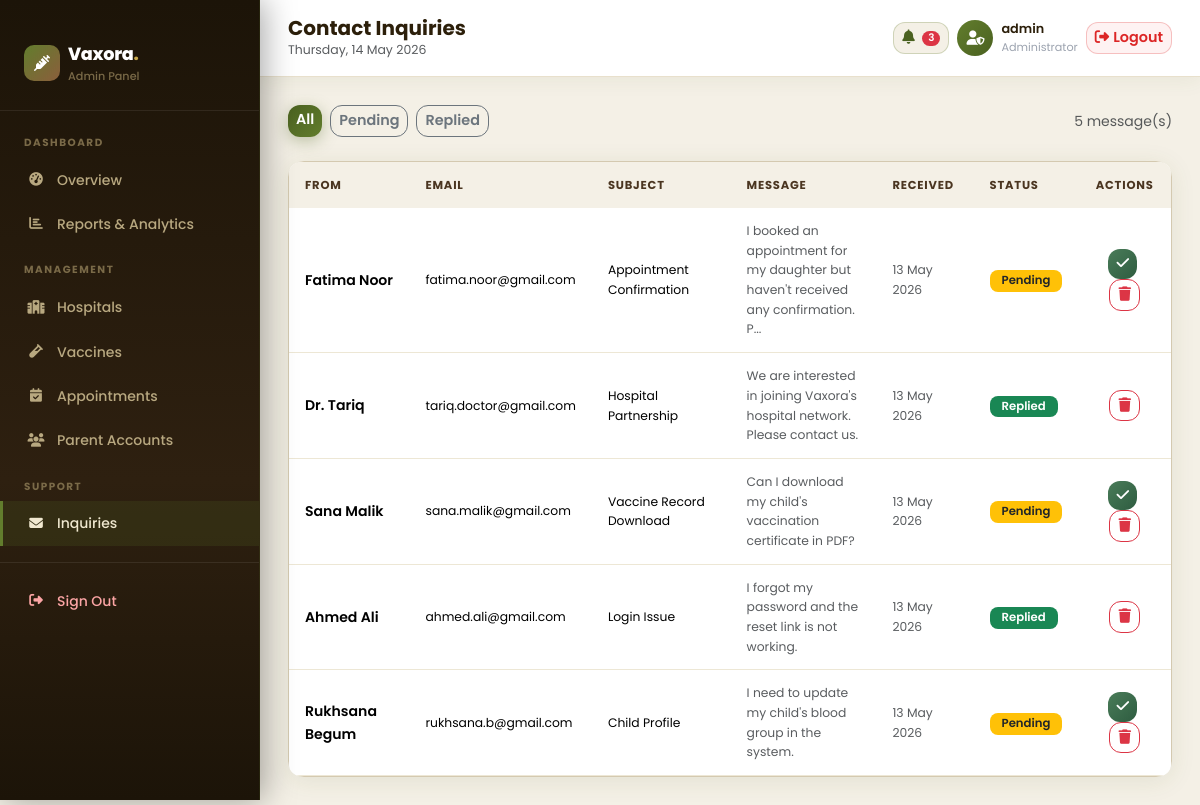
/VAXORA/admin/inquiries.php (signed in), run on the app's committed database.
### tables this page shows
CREATE TABLE contact_messages (
    id INTEGER PRIMARY KEY AUTOINCREMENT,
    name TEXT NOT NULL,
    email TEXT NOT NULL,
    subject TEXT,
    message TEXT NOT NULL,
    status TEXT DEFAULT 'pending',
    created_at TEXT DEFAULT (datetime('now'))
);

### VAXORA/admin/inquiries.php (the view, shortened to what this page needs)
<?php
$db = (new Database())->getConnection();
$filter = $_GET['filter'] ?? 'all';
$where = $filter !== 'all' ? "WHERE status='$filter'" : '';
$messages = $db->query("SELECT * FROM contact_messages $where ORDER BY created_at DESC")->fetchAll(PDO::FETCH_ASSOC);
include '../includes/admin_header.php';
?>
<div class="d-flex justify-content-between align-items-center mb-4">
    <div class="d-flex gap-2">
        <a href="?filter=all" class="btn btn-sm <?= $filter==='all' ? 'btn-primary' : 'btn-outline-secondary' ?>">All</a>
        <a href="?filter=pending" class="btn btn-sm <?= $filter==='pending' ? 'btn-warning' : 'btn-outline-secondary' ?>">Pending</a>
        <a href="?filter=replied" class="btn btn-sm <?= $filter==='replied' ? 'btn-success' : 'btn-outline-secondary' ?>">Replied</a>
    </div>
    <span class="text-muted small"><?= count($messages) ?> message(s)</span>
</div>
<div class="card">
    <div class="card-body p-0">
        <div class="table-responsive">
            <table class="table mb-0">
                <thead><tr><th>From</th><th>Email</th><th>Subject</th><th>Message</th><th>Received</th><th>Status</th><th class="text-center">Actions</th></tr></thead>
                <tbody>
                <?php foreach ($messages as $m): ?>
                <tr>
                    <td class="fw-semibold"><?= htmlspecialchars($m['name']) ?></td>
                    <td class="small"><?= htmlspecialchars($m['email']) ?></td>
                    <td class="small"><?= htmlspecialchars($m['subject'] ?? '—') ?></td>
                    <td class="small text-muted" style="max-width:220px;"><?= htmlspecialchars(substr($m['message'], 0, 80)) ?><?= strlen($m['message']) > 80 ? '...' : '' ?></td>
                    <td class="small text-muted"><?= date('d M Y', strtotime($m['created_at'])) ?></td>
                    <td><span class="badge <?= $m['status']==='replied' ? 'bg-success' : 'bg-warning text-dark' ?>"><?= ucfirst($m['status']) ?></span></td>
                    <td class="text-center">
                        <?php if ($m['status'] === 'pending'): ?>
                            <a href="?mark_replied=<?= $m['id'] ?>&filter=<?= $filter ?>" class="btn btn-sm btn-success me-1" title="Mark Replied"><i class="fas fa-check"></i></a>
                        <?php endif; ?>
                        <a href="?delete=<?= $m['id'] ?>&filter=<?= $filter ?>" onclick="return confirmDelete('this message')" class="btn btn-sm btn-outline-danger" title="Delete"><i class="fas fa-trash"></i></a>
                    </td>
                </tr>
                <?php endforeach; ?>
                </tbody>
            </table>
        </div>
    </div>
</div>
<?php include '../includes/admin_footer.php'; ?>

### VAXORA/assets/css/style.css (style rules this page uses)
:root { --primary: #4A6120; --primary-light: #627D2D; --primary-dark: #344515; --secondary: #8B5E3C; --accent: #C8A84B; --success: #4A7C59; --danger: #C0392B; --dark: #1C1408; --mid-dark: #2E2010; --light: #F8F4EC; --border: #D4C9B0; --shadow: 0 4px 24px rgba(74,97,32,0.10); --shadow-hover: 0 8px 40px rgba(74,97,32,0.22); --radius: 16px; --radius-lg: 24px; }
* { margin: 0; padding: 0; box-sizing: border-box; }
html { scroll-behavior: smooth; }
body { font-family: 'Poppins', 'Segoe UI', sans-serif; background: #F4F0E6; color: #2C1F0A; line-height: 1.6; display: flex; flex-direction: column; min-height: 100vh; }
.card { border: 1px solid var(--border); border-radius: var(--radius); box-shadow: var(--shadow); background: #fff; transition: all .3s; }
.btn { border-radius: 12px; font-weight: 600; transition: all .25s; font-size: 0.9rem; }
.btn-primary { background: linear-gradient(135deg, var(--primary), var(--primary-light)); border: none; color: #fff; box-shadow: 0 4px 16px rgba(74,97,32,0.35); }
.btn-success { background: linear-gradient(135deg, #4A7C59, #2E5C40); border: none; color: white; }
.table { background: #fff; border-radius: 12px; overflow: hidden; font-size: 0.88rem; }
.table thead th { background: #F4F0E6; color: #4A3520; font-size: 0.72rem; font-weight: 700; text-transform: uppercase; letter-spacing: 0.8px; border: none; padding: 14px 16px; }
.table tbody td { padding: 13px 16px; border-color: #EDE7D5; vertical-align: middle; }
.badge { padding: 5px 12px; border-radius: 8px; font-weight: 600; font-size: 0.73rem; }

### data on the page
contact_messages: name "Fatima Noor", email "fatima.noor@gmail.com", subject "Appointment Confirmation", message "I booked an appointment for my daughter but haven't received any confirmation. P", created_at "13 May 2026", status "Pending"
contact_messages: name "Dr. Tariq", email "tariq.doctor@gmail.com", subject "Hospital Partnership", message "We are interested in joining Vaxora's hospital network. Please contact us.", created_at "13 May 2026", status "Replied"
contact_messages: name "Sana Malik", email "sana.malik@gmail.com", subject "Vaccine Record Download", message "Can I download my child's vaccination certificate in PDF?", created_at "13 May 2026", status "Pending"
contact_messages: name "Ahmed Ali", email "ahmed.ali@gmail.com", subject "Login Issue", message "I forgot my password and the reset link is not working.", created_at "13 May 2026", status "Replied"
contact_messages: name "Rukhsana Begum", email "rukhsana.b@gmail.com", subject "Child Profile", message "I need to update my child's blood group in the system.", created_at "13 May 2026", status "Pending"

### other printed values
$pageTitle "Contact Inquiries"
$pending_count "3"
explode('@',$_SESSION['email'] ?? '')[0] "admin"
count($messages) "5"
